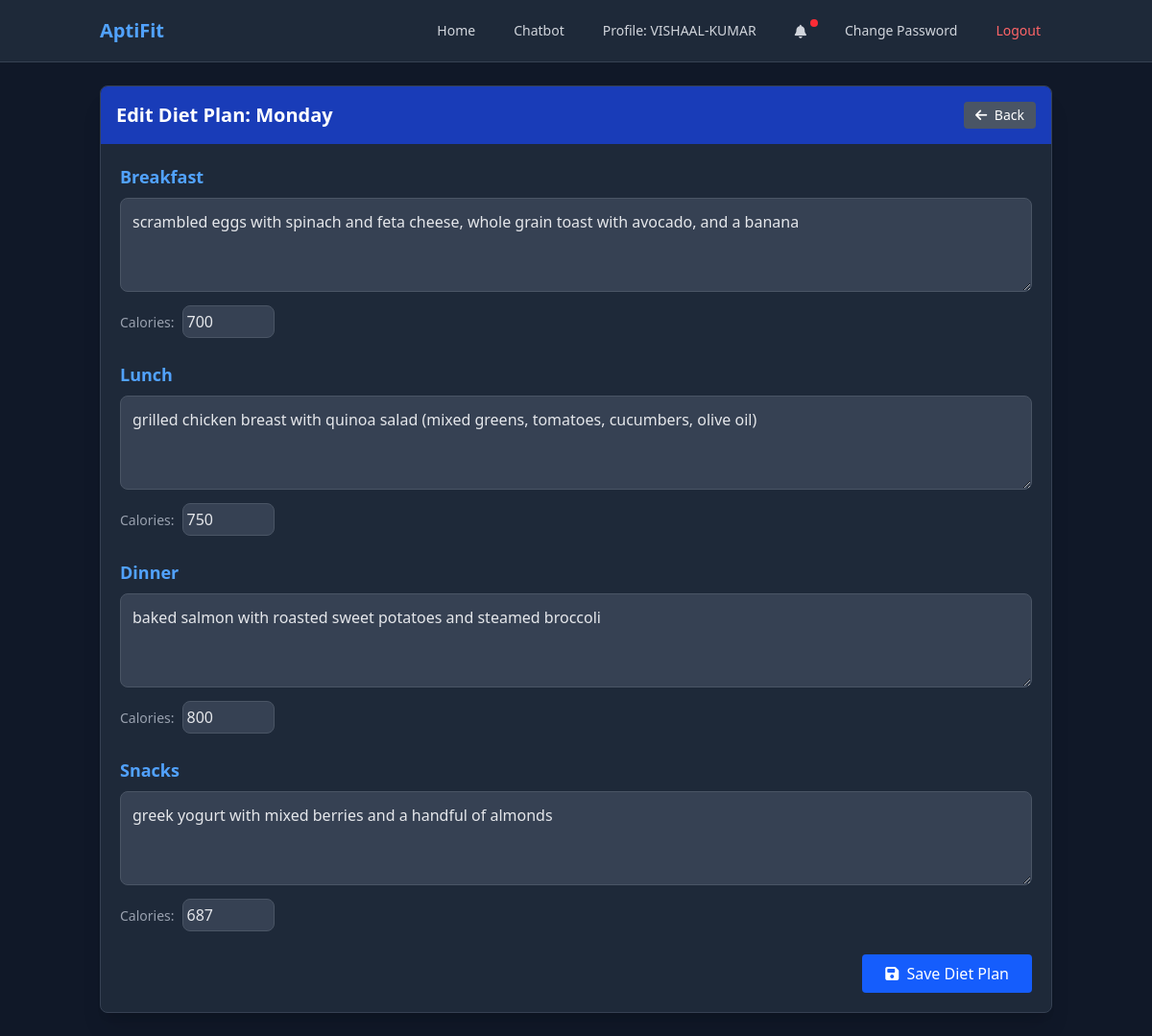
Page /edit-diet/ (signed in) on the earlier database version.
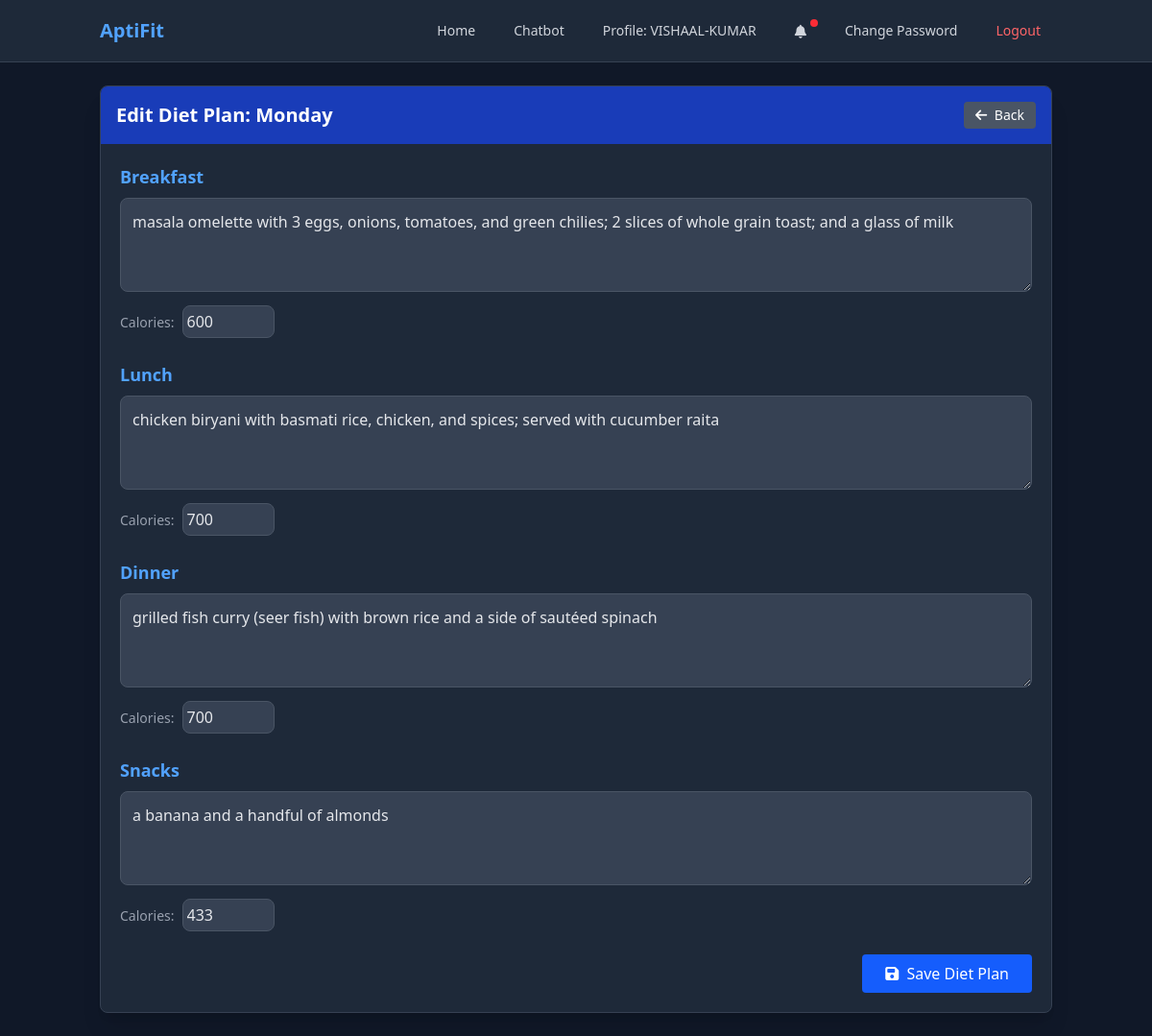
Same page on the later database version.
### fitness/models.py (models this page shows, shortened)
class DailyDietPlan(models.Model):
    DAYS_OF_WEEK = [
        ('monday', 'Monday'),
        ('tuesday', 'Tuesday'),
        ('wednesday', 'Wednesday'),
        ('thursday', 'Thursday'),
        ('friday', 'Friday'),
        ('saturday', 'Saturday'),
        ('sunday', 'Sunday'),
    ]
    diet_plan = models.ForeignKey(
        DietPlan, related_name='daily_plans', on_delete=models.CASCADE)
    day_of_week = models.CharField(max_length=10, choices=DAYS_OF_WEEK)
    breakfast = models.TextField(blank=True, null=True)
    breakfast_calories = models.IntegerField(blank=True, null=True)
    lunch = models.TextField(blank=True, null=True)
    lunch_calories = models.IntegerField(blank=True, null=True)
    dinner = models.TextField(blank=True, null=True)
    dinner_calories = models.IntegerField(blank=True, null=True)
    snacks = models.TextField(blank=True, null=True)
    snacks_calories = models.IntegerField(blank=True, null=True)
    class Meta:
        unique_together = ['diet_plan', 'day_of_week']

### fitness/views.py (the view)
# urls.py: path('edit-diet/', views.edit_diet, name='edit_diet'),
@login_required
def edit_diet(request):
    day = request.GET.get('day', 'monday').lower()
    diet_plan, created = DietPlan.objects.get_or_create(user=request.user)
    if created:
        diet_plan.has_diet_plan = True
        diet_plan.save()
    daily_plan, created = DailyDietPlan.objects.get_or_create(
        diet_plan=diet_plan,
        day_of_week=day
    )
    day_display = dict(DailyDietPlan.DAYS_OF_WEEK).get(day, day.capitalize())
    user_profile = request.user.userprofile
    show_notification = False
    notification_message = ""
    if user_profile.notification_preference != 'none':
        import datetime
        today = datetime.datetime.now()
        if user_profile.notification_preference == 'daily':
            show_notification = True
            notification_message = f"Remember to follow your {today.strftime('%A')} diet plan!"
        elif user_profile.notification_preference == 'weekly' and today.weekday() == 0:  # Monday
            show_notification = True
            notification_message = "Here's your weekly diet plan reminder!"
    context = {
        'day': day,
        'day_display': day_display,
        'daily_plan': daily_plan,
        'has_notifications': show_notification,
        'notification_message': notification_message,
    }
    add_notification(
        request, f"You've updated your diet plan for {day_display}.", "success")
    return render(request, 'fitness/edit_diet.html', context)

### fitness/views.py (called while the page is built)
def add_notification(request, message, category="info"):
    import datetime
    if 'notifications' not in request.session:
        request.session['notifications'] = []
    request.session['notifications'].append({
        'message': message,
        'category': category,  # info, success, warning, error
        'timestamp': datetime.datetime.now().strftime("%Y-%m-%d %H:%M:%S"),
        'read': False
    })
    if len(request.session['notifications']) > 5:
        request.session['notifications'] = request.session['notifications'][-5:]
    request.session.modified = True

### fitness/templates/fitness/edit_diet.html (shortened to what the changed rows need)
<!DOCTYPE html>
<html lang="en">
  <head>
    <script src="https://cdn.jsdelivr.net/npm/@tailwindcss/browser@4"></script>
    <link rel="stylesheet" href="https://cdnjs.cloudflare.com/ajax/libs/font-awesome/6.4.0/css/all.min.css">
  </head>
  <body class="bg-gray-900 min-h-screen text-gray-200">
    <div class="container mx-auto px-4 py-6">
      <div class="bg-gray-800 rounded-lg shadow-xl border border-gray-700 overflow-hidden">
        <div class="bg-blue-800 text-white p-4 flex justify-between items-center">
          <h2 class="text-xl font-bold">Edit Diet Plan: {{ day_display }}</h2>
          <a href="{% url 'index' %}?day={{ day }}" class="bg-gray-600 hover:bg-gray-700 text-white text-sm px-3 py-1 rounded transition duration-300">
            <i class="fas fa-arrow-left mr-1"></i> Back
          </a>
        </div>
        <div class="p-5">
          <form action="{% url 'save_diet' %}" method="post" class="space-y-6">
            <div class="space-y-2">
              <label for="breakfast" class="block text-lg font-semibold text-blue-400">Breakfast</label>
              <textarea
                name="breakfast"
                id="breakfast"
                rows="3"
                class="w-full bg-gray-700 border border-gray-600 rounded-lg p-3 text-gray-200 focus:outline-none focus:ring-2 focus:ring-blue-500"
                placeholder="Enter breakfast details"
              >{{ daily_plan.breakfast|default:'' }}</textarea>
              <div class="flex">
                <label for="breakfast_calories" class="block text-sm font-medium text-gray-400 mr-2 pt-2">Calories:</label>
                <input
                  type="number"
                  name="breakfast_calories"
                  id="breakfast_calories"
                  value="{{ daily_plan.breakfast_calories|default:'' }}"
                  class="w-24 bg-gray-700 border border-gray-600 rounded-lg p-1 text-gray-200 focus:outline-none focus:ring-2 focus:ring-blue-500"
                  placeholder="kcal"
                >
              </div>
            </div>
            <div class="space-y-2">
              <label for="lunch" class="block text-lg font-semibold text-blue-400">Lunch</label>
              <textarea
                name="lunch"
                id="lunch"
                rows="3"
                class="w-full bg-gray-700 border border-gray-600 rounded-lg p-3 text-gray-200 focus:outline-none focus:ring-2 focus:ring-blue-500"
                placeholder="Enter lunch details"
              >{{ daily_plan.lunch|default:'' }}</textarea>
              <div class="flex">
                <label for="lunch_calories" class="block text-sm font-medium text-gray-400 mr-2 pt-2">Calories:</label>
                <input
                  type="number"
                  name="lunch_calories"
                  id="lunch_calories"
                  value="{{ daily_plan.lunch_calories|default:'' }}"
                  class="w-24 bg-gray-700 border border-gray-600 rounded-lg p-1 text-gray-200 focus:outline-none focus:ring-2 focus:ring-blue-500"
                  placeholder="kcal"
                >
              </div>
            </div>
            <div class="space-y-2">
              <label for="dinner" class="block text-lg font-semibold text-blue-400">Dinner</label>
              <textarea
                name="dinner"
                id="dinner"
                rows="3"
                class="w-full bg-gray-700 border border-gray-600 rounded-lg p-3 text-gray-200 focus:outline-none focus:ring-2 focus:ring-blue-500"
                placeholder="Enter dinner details"
              >{{ daily_plan.dinner|default:'' }}</textarea>
              <div class="flex">
                <label for="dinner_calories" class="block text-sm font-medium text-gray-400 mr-2 pt-2">Calories:</label>
                <input
                  type="number"
                  name="dinner_calories"
                  id="dinner_calories"
                  value="{{ daily_plan.dinner_calories|default:'' }}"
                  class="w-24 bg-gray-700 border border-gray-600 rounded-lg p-1 text-gray-200 focus:outline-none focus:ring-2 focus:ring-blue-500"
                  placeholder="kcal"
                >
              </div>
            </div>
            <div class="space-y-2">
              <label for="snacks" class="block text-lg font-semibold text-blue-400">Snacks</label>
              <textarea
                name="snacks"
                id="snacks"
                rows="3"
                class="w-full bg-gray-700 border border-gray-600 rounded-lg p-3 text-gray-200 focus:outline-none focus:ring-2 focus:ring-blue-500"
                placeholder="Enter snacks details"
              >{{ daily_plan.snacks|default:'' }}</textarea>
              <div class="flex">
                <label for="snacks_calories" class="block text-sm font-medium text-gray-400 mr-2 pt-2">Calories:</label>
                <input
                  type="number"
                  name="snacks_calories"
                  id="snacks_calories"
                  value="{{ daily_plan.snacks_calories|default:'' }}"
                  class="w-24 bg-gray-700 border border-gray-600 rounded-lg p-1 text-gray-200 focus:outline-none focus:ring-2 focus:ring-blue-500"
                  placeholder="kcal"
                >
              </div>
            </div>
          </form>
        </div>
      </div>
    </div>
  </body>
</html>

Differences in the rows shown:
changed DailyDietPlan "Monday": breakfast "scrambled eggs with spinach and feta cheese, whole grain toast with avocado, and a banana" → "masala omelette with 3 eggs, onions, tomatoes, and green chilies; 2 slices of whole grain toast; and a glass of milk"; breakfast_calories "700" → "600"; lunch "grilled chicken breast with quinoa salad (mixed greens, tomatoes, cucumbers, olive oil)" → "chicken biryani with basmati rice, chicken, and spices; served with cucumber raita"; lunch_calories "750" → "700"; dinner "baked salmon with roasted sweet potatoes and steamed broccoli" → "grilled fish curry (seer fish) with brown rice and a side of sautéed spinach"; dinner_calories "800" → "700"; snacks "greek yogurt with mixed berries and a handful of almonds" → "a banana and a handful of almonds"; snacks_calories "687" → "433"
